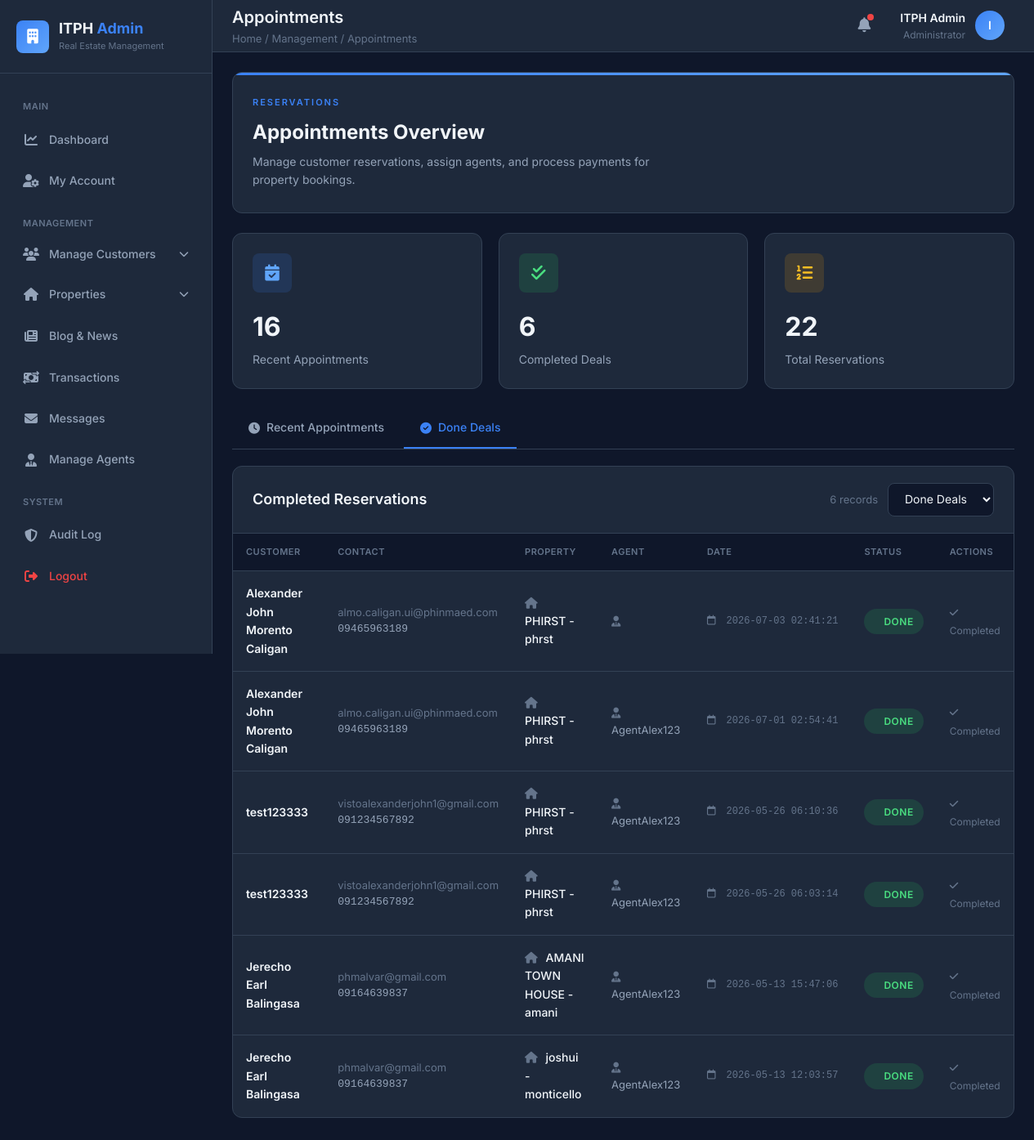
Page /admin_side/appointments_table.php?type=done (signed in) on the committed database.
### tables this page shows
CREATE TABLE `reservations` (
  `id` int(10) UNSIGNED NOT NULL,
  `fullname` varchar(255) NOT NULL,
  `email` varchar(255) NOT NULL,
  `phone` varchar(50) NOT NULL,
  `property` varchar(255) NOT NULL,
  `date` date NOT NULL,
  `time` time NOT NULL,
  `created_at` timestamp NOT NULL DEFAULT current_timestamp(),
  `status` varchar(50) NOT NULL DEFAULT 'Pending',
  `seen` tinyint(1) NOT NULL DEFAULT 0,
  `notification_sent` tinyint(1) NOT NULL DEFAULT 0,
  `gender` enum('Male','Female','Other') NOT NULL DEFAULT 'Other',
  `location` enum('Northern Iloilo','Central Iloilo','Southern Iloilo') NOT NULL,
  `stats` enum('Local','OFW') NOT NULL,
  `agent_id` int(11) DEFAULT NULL,
  `meeting_type` varchar(50) DEFAULT NULL,
  `admin_message` text DEFAULT NULL,
  `payment_type` enum('Cash','Installment') DEFAULT NULL
);

CREATE TABLE `agents` (
  `id` int(11) NOT NULL,
  `username` varchar(50) NOT NULL,
  `gmail` varchar(100) NOT NULL,
  `password` varchar(255) NOT NULL,
  `created_at` timestamp NOT NULL DEFAULT current_timestamp(),
  `last_login` datetime DEFAULT NULL,
  `phone` varchar(20) DEFAULT NULL,
  `status` enum('Active','Inactive') DEFAULT 'Active',
  `verified` tinyint(1) DEFAULT 0,
  `login_attempts` int(11) DEFAULT 0,
  `last_attempt` datetime DEFAULT NULL,
  `fullname` varchar(255) NOT NULL
);

### admin_side/appointments_table.php (the view, shortened to what this page needs)
<?php
$conn = get_db_connection();
$type = $_GET['type'] ?? 'recent';
if ($type === 'done') {
    $res_query = $conn->query("SELECT * FROM reservations WHERE status='Done' ORDER BY created_at DESC");
} else {
    $res_query = $conn->query("SELECT * FROM reservations WHERE status!='Done' ORDER BY created_at DESC");
}
$total_recent = $conn->query("SELECT COUNT(*) AS total FROM reservations WHERE status!='Done'")->fetch_assoc()['total'] ?? 0;
$total_done = $conn->query("SELECT COUNT(*) AS total FROM reservations WHERE status='Done'")->fetch_assoc()['total'] ?? 0;
$total_all = $conn->query("SELECT COUNT(*) AS total FROM reservations")->fetch_assoc()['total'] ?? 0;
function isActive($filename) {
    return basename($_SERVER['PHP_SELF']) === $filename ? 'active' : '';
}
function isDropdownActive($filenames) {
    return '';
}
?>
<!DOCTYPE html>
<html lang="en">
<head>
    <link rel="stylesheet" href="https://cdnjs.cloudflare.com/ajax/libs/font-awesome/6.5.0/css/all.min.css">
</head>
<body>
    <div class="dashboard">
        <aside class="sidebar" id="sidebar">
            <div class="sidebar-header">
                <a href="../admin_side/index.php" class="logo">
                    <div class="logo-icon">
                        <i class="fa-solid fa-building"></i>
                    </div>
                    <div>
                        <div class="logo-text">ITPH <span>Admin</span></div>
                        <div class="logo-sub">Real Estate Management</div>
                    </div>
                </a>
            </div>
            <nav class="sidebar-nav">
                <div class="nav-section">Main</div>
                <a href="../admin_side/index.php" class="nav-link <?= isActive('index.php') ?>">
                    <i class="fa-solid fa-chart-line"></i>
                    <span>Dashboard</span>
                </a>
                <a href="../admin_side/ad_account.php" class="nav-link <?= isActive('ad_account.php') ?>">
                    <i class="fa-solid fa-user-cog"></i>
                    <span>My Account</span>
                </a>
                <div class="nav-section">Management</div>
                <div class="nav-dropdown <?= isDropdownActive(['customer_ban.php', 'customer_appointments.php']) ?>">
                    <button class="nav-link" onclick="toggleDropdown(this)">
                        <i class="fa-solid fa-users"></i>
                        <span>Manage Customers</span>
                        <i class="fa-solid fa-chevron-down dropdown-arrow"></i>
                    </button>
                </div>
                <div class="nav-dropdown <?= isDropdownActive(['add-property.php', 'update_properties.php']) ?>">
                    <button class="nav-link" onclick="toggleDropdown(this)">
                        <i class="fa-solid fa-house"></i>
                        <span>Properties</span>
                        <i class="fa-solid fa-chevron-down dropdown-arrow"></i>
                    </button>
                </div>
                <a href="../admin_side/admin_blog_management.php" class="nav-link <?= isActive('admin_blog_management.php') ?>">
                    <i class="fa-solid fa-newspaper"></i>
                    <span>Blog & News</span>
                </a>
                <a href="../admin_side/transaction.php" class="nav-link <?= isActive('transaction.php') ?>">
                    <i class="fa-solid fa-money-bill-transfer"></i>
                    <span>Transactions</span>
                </a>
                <a href="../admin_side/admin_message.php" class="nav-link <?= isActive('admin_message.php') ?>">
                    <i class="fa-solid fa-envelope"></i>
                    <span>Messages</span>
                </a>
                <a href="../admin_side/manage_agent.php" class="nav-link <?= isActive('manage_agent.php') ?>">
                    <i class="fa-solid fa-user-tie"></i>
                    <span>Manage Agents</span>
                </a>
                <div class="nav-section">System</div>
                <a href="../admin_side/audit_log.php" class="nav-link <?= isActive('audit_log.php') ?>">
                    <i class="fa-solid fa-shield-halved"></i>
                    <span>Audit Log</span>
                </a>
                <a href="logout.php" class="nav-link logout">
                    <i class="fa-solid fa-right-from-bracket"></i>
                    <span>Logout</span>
                </a>
            </nav>
        </aside>
        <main class="main-content">
            <header class="topbar">
                <div class="topbar-left">
                    <div>
                        <div class="page-title">Appointments</div>
                        <div class="breadcrumb">Home / Management / Appointments</div>
                    </div>
                </div>
                <div class="topbar-right">
                    <button class="notification-btn">
                        <i class="fa-solid fa-bell"></i>
                        <span class="notification-badge"></span>
                    </button>
                    <div class="user-menu">
                        <div class="user-info">
                            <div class="user-name"><?= htmlspecialchars($_SESSION['username']) ?></div>
                            <div class="user-role">Administrator</div>
                        </div>
                        <div class="user-avatar">
                            <?= strtoupper(substr($_SESSION['username'], 0, 1)) ?>
                        </div>
                    </div>
                </div>
            </header>
            <div class="content">
                <div class="page-hero">
                    <div class="hero-eyebrow">Reservations</div>
                    <div class="hero-title">Appointments Overview</div>
                    <div class="hero-desc">Manage customer reservations, assign agents, and process payments for property bookings.</div>
                </div>
                <div class="stats-grid">
                    <div class="stat-card">
                        <div class="stat-header">
                            <div class="stat-icon blue">
                                <i class="fa-solid fa-calendar-check"></i>
                            </div>
                        </div>
                        <div class="stat-value"><?= number_format($total_recent) ?></div>
                        <div class="stat-label">Recent Appointments</div>
                    </div>
                    <div class="stat-card">
                        <div class="stat-header">
                            <div class="stat-icon green">
                                <i class="fa-solid fa-check-double"></i>
                            </div>
                        </div>
                        <div class="stat-value"><?= number_format($total_done) ?></div>
                        <div class="stat-label">Completed Deals</div>
                    </div>
                    <div class="stat-card">
                        <div class="stat-header">
                            <div class="stat-icon amber">
                                <i class="fa-solid fa-list-ol"></i>
                            </div>
                        </div>
                        <div class="stat-value"><?= number_format($total_all) ?></div>
                        <div class="stat-label">Total Reservations</div>
                    </div>
                </div>
                <div class="tab-bar">
                    <a href="?type=recent" class="tab-btn <?= $type === 'recent' ? 'active' : '' ?>">
                        <i class="fa-solid fa-clock"></i> Recent Appointments
                    </a>
                    <a href="?type=done" class="tab-btn <?= $type === 'done' ? 'active' : '' ?>">
                        <i class="fa-solid fa-check-circle"></i> Done Deals
                    </a>
                </div>
                <div class="card">
                    <div class="card-header">
                        <div class="card-title">
                            <?= $type === 'done' ? 'Completed Reservations' : 'Active Reservations' ?>
                        </div>
                        <div style="display: flex; align-items: center; gap: 12px;">
                            <div class="card-meta"><?= number_format($res_query->num_rows) ?> records</div>
                            <select class="selector" onchange="window.location='?type='+this.value">
                                <option value="done" <?= $type === 'done' ? 'selected' : '' ?>>Done Deals</option>
                            </select>
                        </div>
                    </div>
                    <div class="card-body">
                        <div class="table-responsive">
                            <table>
                                <thead>
                                    <tr>
                                        <th>Customer</th>
                                        <th>Contact</th>
                                        <th>Property</th>
                                        <th>Agent</th>
                                        <th>Date</th>
                                        <th>Status</th>
                                        <th>Actions</th>
                                    </tr>
                                </thead>
                                <tbody>
                                    <?php if ($res_query && $res_query->num_rows > 0): ?>
                                        <?php while ($row = $res_query->fetch_assoc()):
                                            $agent_name = 'Unassigned';
                                            if (!empty($row['agent_id'])) {
                                                $a = $conn->prepare("SELECT username FROM agents WHERE id=?");
                                                $a->bind_param("i", $row['agent_id']);
                                                $a->execute();
                                                $a->bind_result($agent);
                                                $agent_name = $agent;
                                            }
                                            $status_class = match($row['status']) {
                                                'Confirmed' => 'badge-confirmed',
                                                'Done' => 'badge-done',
                                                default => 'badge-pending'
                                            };
                                            $status_color = match($row['status']) {
                                                'Confirmed' => 'blue',
                                                'Done' => 'green',
                                                default => 'amber'
                                            };
                                        ?>
                                        <tr>
                                            <td>
                                                <div class="td-name"><?= htmlspecialchars($row['fullname']) ?></div>
                                            </td>
                                            <td>
                                                <div class="td-email"><?= htmlspecialchars($row['email']) ?></div>
                                                <div class="td-phone"><?= htmlspecialchars($row['phone']) ?></div>
                                            </td>
                                            <td class="td-property">
                                                <i class="fa-solid fa-house" style="color: var(--text-muted); margin-right: 6px;"></i>
                                                <?= htmlspecialchars($row['property']) ?>
                                            </td>
                                            <td class="td-agent <?= $agent_name === 'Unassigned' ? 'unassigned' : '' ?>">
                                                <i class="fa-solid fa-user-tie" style="color: var(--text-muted); margin-right: 6px;"></i>
                                                <?= htmlspecialchars($agent_name) ?>
                                            </td>
                                            <td class="td-date">
                                                <i class="fa-regular fa-calendar" style="color: var(--text-muted); margin-right: 6px;"></i>
                                                <?= htmlspecialchars($row['created_at']) ?>
                                            </td>
                                            <td>
                                                <span class="badge <?= $status_class ?>">
                                                    <span class="badge-dot" style="background: var(--<?= $status_color ?>)"></span>
                                                    <?= htmlspecialchars($row['status']) ?>
                                                </span>
                                            </td>
                                            <td>
                                                <?php if ($row['status'] === 'Confirmed'): ?>
                                                    <form method="POST" style="display: inline;">
                                                        <input type="hidden" name="reservation_id" value="<?= $row['id'] ?>">
                                                        <div class="btn-group">
                                                            <button type="submit" class="btn btn-primary btn-sm" name="payment_cash">
                                                                <i class="fa-solid fa-money-bill"></i> Cash
                                                            </button>
                                                            <button type="submit" class="btn btn-warning btn-sm" name="payment_installment">
                                                                <i class="fa-solid fa-credit-card"></i> Installment
                                                            </button>
                                                        </div>
                                                    </form>
                                                <?php elseif ($row['status'] === 'Done'): ?>
                                                    <span style="font-size: 12px; color: var(--text-muted);">
                                                        <i class="fa-solid fa-check"></i> Completed
                                                    </span>
                                                <?php else: ?>
                                                    <span style="font-size: 12px; color: var(--text-muted);">
                                                        <i class="fa-solid fa-clock"></i> Pending
                                                    </span>
                                                <?php endif; ?>
                                            </td>
                                        </tr>
                                        <?php endwhile; ?>
                                    <?php endif; ?>
                                </tbody>
                            </table>
                        </div>
                    </div>
                </div>
            </div>
        </main>
    </div>
</body>
</html>

### rows in the picture
reservations: fullname "Alexander John Morento Caligan", email "almo.caligan.ui@phinmaed.com", phone "09465963189", property "PHIRST - phrst", created_at "2026-07-03 02:41:21", status "DONE", shows "Completed"
reservations: fullname "Alexander John Morento Caligan", email "almo.caligan.ui@phinmaed.com", phone "09465963189", property "PHIRST - phrst", agent.username "AgentAlex123", created_at "2026-07-01 02:54:41", status "DONE", shows "Completed"
reservations: fullname "test123333", email "vistoalexanderjohn1@gmail.com", phone "091234567892", property "PHIRST - phrst", agent.username "AgentAlex123", created_at "2026-05-26 06:10:36", status "DONE", shows "Completed"
reservations: fullname "test123333", email "vistoalexanderjohn1@gmail.com", phone "091234567892", property "PHIRST - phrst", agent.username "AgentAlex123", created_at "2026-05-26 06:03:14", status "DONE", shows "Completed"
reservations: fullname "Jerecho Earl Balingasa", email "phmalvar@gmail.com", phone "09164639837", property "AMANI TOWN HOUSE - amani", agent.username "AgentAlex123", created_at "2026-05-13 15:47:06", status "DONE", shows "Completed"
reservations: fullname "Jerecho Earl Balingasa", email "phmalvar@gmail.com", phone "09164639837", property "joshui - monticello", agent.username "AgentAlex123", created_at "2026-05-13 12:03:57", status "DONE", shows "Completed"

### other values in the picture
$_SESSION['username'] "ITPH Admin"
substr($_SESSION['username'], 0, 1) "I"
$total_recent "16"
$total_done "6"
$total_all "22"
$res_query->num_rows "6"
